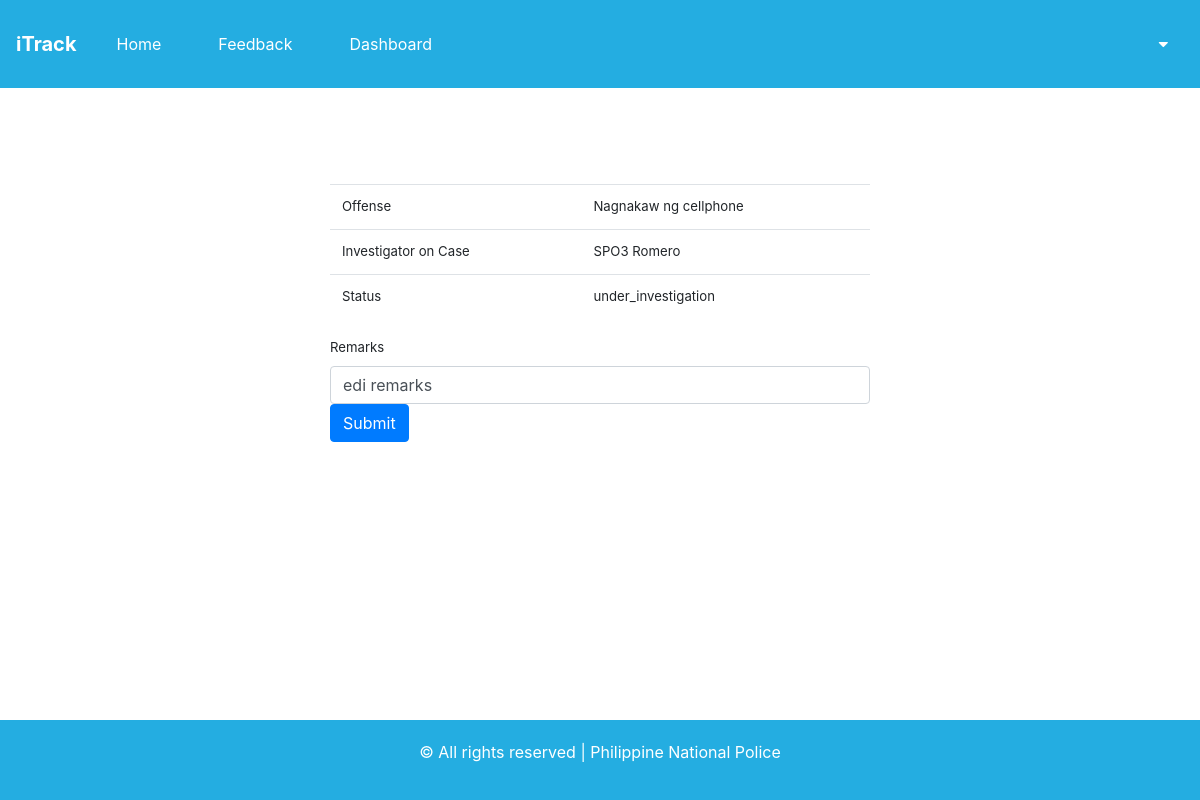
/itrackfinal/editRemarks.php?id=12, run on the app's committed database.
### tables this page shows
CREATE TABLE `adminview` (
  `userID` int(11) NOT NULL,
  `benNum` int(11) NOT NULL,
  `compOffense` varchar(150) NOT NULL,
  `dateComi` date NOT NULL,
  `compStatus` longtext NOT NULL,
  `compInv` varchar(200) NOT NULL,
  `compRemarks` longtext NOT NULL,
  `dateCompl` date DEFAULT NULL
);

### itrackfinal/editRemarks.php (the view, shortened to what this page needs)
<?php
    include 'includes/admin.inc.php';
    require "adminheader.php";
    $id = $_GET['id'];
    $sql="SELECT * FROM adminview WHERE benNum = $id";
    $result = $conn->query($sql);
    $result = mysqli_fetch_assoc($result)
?>
<!DOCTYPE html>
<html lang="en">
<head>
    <link rel="stylesheet" href="css/bootstrap.css">
    <link href="//maxcdn.bootstrapcdn.com/font-awesome/4.7.0/css/font-awesome.min.css" rel="stylesheet">
</head>
<body>
    <br>
    <br>
    <br>
    <br>
    <div class="container">
        <div class="row">
            <div class="col-sm-6 offset-sm-3">
                <table class="table">
                    <tbody>
                        <tr>
                            <td>Offense</td>
                            <td><?=$result['compOffense']?></td>
                        </tr>
                        <tr>
                            <td>Investigator on Case</td>
                            <td><?=$result['compInv']?></td>
                        </tr>
                        <tr>
                         <td> Status</td>
                         <td> <?=$result['compStatus']?></td>
                        </tr>
                    </tbody>
                </table>
            </div>
        </div>
        <div class="row">
            <div class="col-sm-6 offset-sm-3">
                <form action="<?php echo $_SERVER['PHP_SELF']; ?>" method="post">
                <div class=form-group>
                    <label for="compRemarks">Remarks</label>
                    <input class="form-control" type="text" name="compRemarks" value="<?=$result['compRemarks']?>" placeholder="Remarks">
                    <button class="btn btn-primary" type="submit" name="case-submit">Submit</button>
                </form>
            </div>
        </div>
    </div>
</body>
</html>
<?php
    require "viewingfooter.php";
?>

### itrackfinal/assets/css/style.css (style rules this page uses)
*, *:before, *:after { box-sizing: inherit; }

### data on the page
adminview: compOffense "Nagnakaw ng cellphone", compInv "SPO3 Romero", compStatus "under_investigation", compRemarks "edi remarks"
